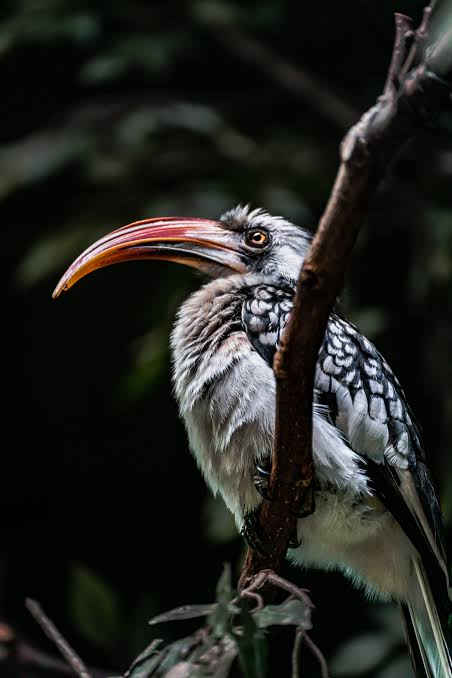
#> input picture foto/images (1).jpg, 452 x 678 px
$ python -i fotoapp.py   (imports and definitions only)   (older library calls are emulated)
#> lines starting #> are read from the running program, lines starting #| are printed output that depends on the picture
import os
import matplotlib.pyplot as plt
import numpy as np
from PIL import Image, ImageEnhance, ImageFilter, ImageOps
import cv2


class ImageNotLoadedException(Exception):
  """Excepción personalizada para validar que la imagen fue cargada."""

  # [107 lines left out: functions __init__, cargar_y_redimensionar, ajustar_contraste, aplicar_filtro_pillow, not called in this run]


def generar_boceto(img_path):
  """4. Aplica dos técnicas diferentes para generar un efecto boceto/bordes."""
#> called with img_path = 'images (1).jpg'
  # Cargar imagen con OpenCV
  img_cv = cv2.imread(img_path)
#> img_cv is the input picture: shape (678, 452, 3); mean B, G, R 32.4, 36.5, 35.6
  gray = cv2.cvtColor(img_cv, cv2.COLOR_BGR2GRAY)
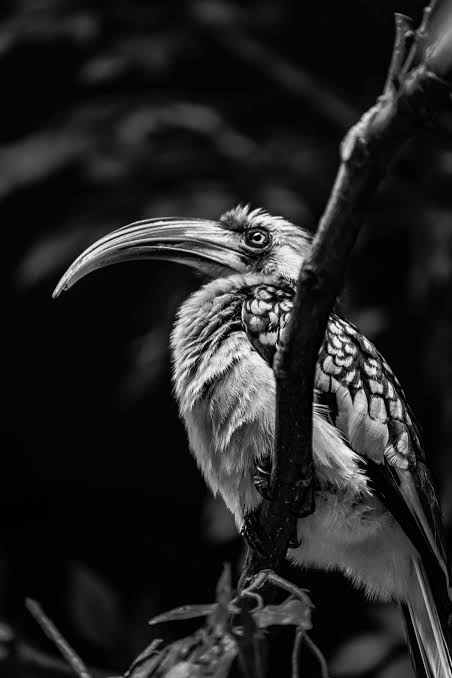
#> gray: shape (678, 452); min 0, max 254, mean 35.7

  # Técnica 1: Detección de bordes Canny
  blur = cv2.GaussianBlur(gray, (5, 5), 0)
  canny_edges = cv2.Canny(blur, 50, 150)
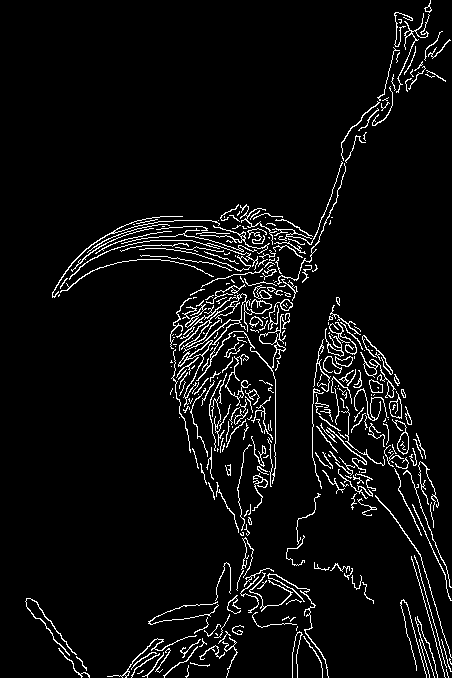
#> canny_edges: shape (678, 452); 5.3% white in thin lines or dots

  # Técnica 2: Operador Laplaciano + Binarización
  laplacian = cv2.Laplacian(gray, cv2.CV_64F)
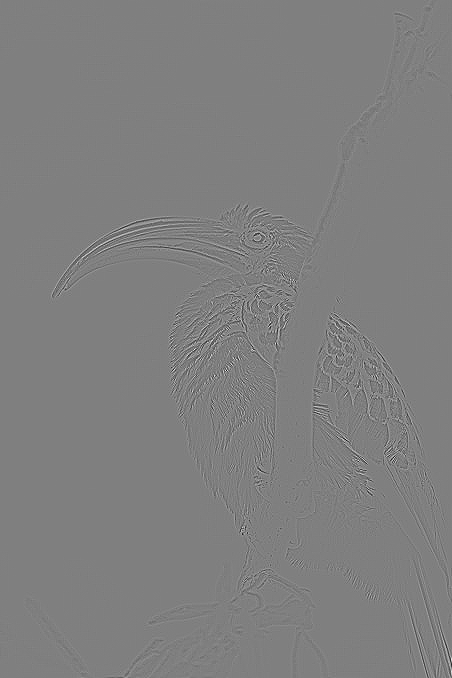
#> laplacian: shape (678, 452) float64; min -490, max 489, mean 0; drawn with min black and max white
  laplacian = np.uint8(np.absolute(laplacian))
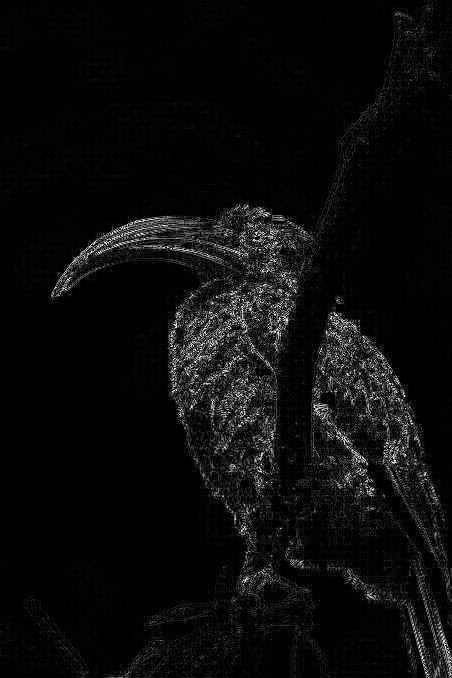
#> laplacian: shape (678, 452); min 0, max 255, mean 11.6
  _, thresh = cv2.threshold(laplacian, 30, 255, cv2.THRESH_BINARY_INV)
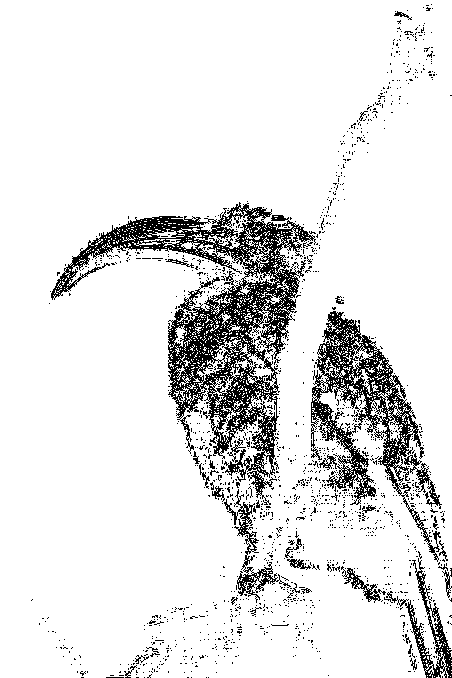
#> thresh: shape (678, 452); 88.9% white; black in thin lines or dots

  # Mostrar resultados lado a lado
  fig, axes = plt.subplots(1, 2, figsize=(10, 5))
  axes[0].imshow(canny_edges, cmap="gray")
  axes[0].set_title("Técnica 1: Canny Edge Detection")
  axes[0].axis("off")

  axes[1].imshow(thresh, cmap="gray")
  axes[1].set_title("Técnica 2: Laplaciano + Umbralización")
  axes[1].axis("off")

  plt.tight_layout()
  plt.savefig("resultado_bocetos.png")
  plt.show()

  return canny_edges, thresh

>>> result = generar_boceto('images (1).jpg')
